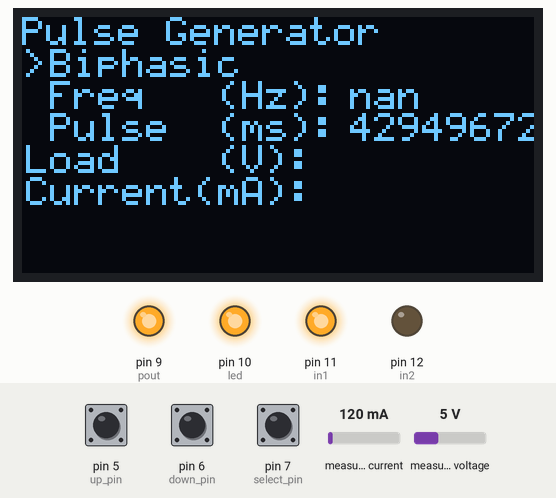
Recording of a sketch running on a simulated Arduino Uno, built with avr-gcc and run on an emulated ATmega328P. On the bench: 128×64 one-colour display, output pins drawn as LEDs (lit = HIGH). Dashed ring = blinking. Inputs (shaded band) come from the test bench; at power-on: pin 5 (up_pin) HIGH, pin 7 (select_pin) HIGH, pin 6 (down_pin) HIGH, measured voltage 5 V, measured current 120 mA. EEPROM starts erased; what the sketch prints to the serial monitor is not drawn.

Above: at 1.3 s.
1.4 s: pin 5 (up_pin) pulled LOW for 1 s
At 2.7 s:
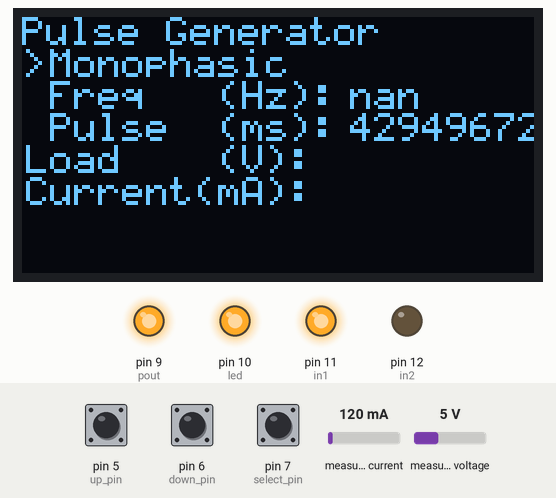
3.9 s: pin 7 (select_pin) pulled LOW for 3.2 s
At 7.2 s:
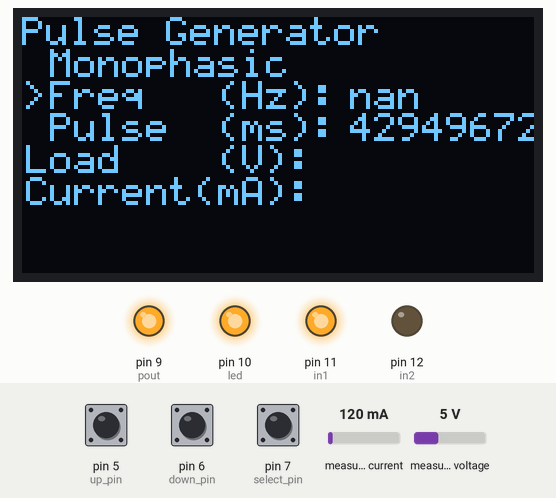
8.6 s: pin 5 (up_pin) driven LOW and pin 7 (select_pin) driven LOW
At 10.21 s:
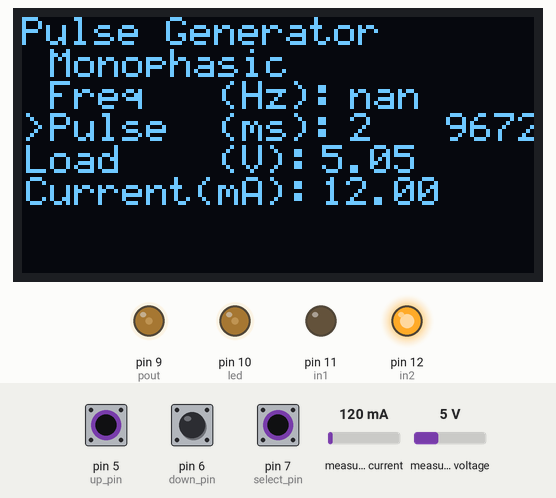
10.5 s: pin 6 (down_pin) pulled LOW for 3.2 s
At 10.72 s:
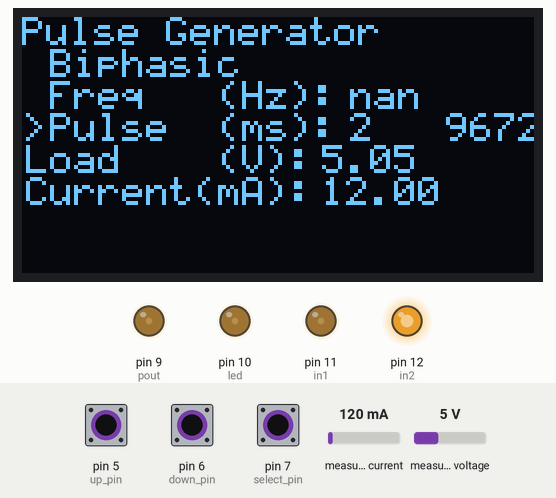
14.3 s: measured voltage set to 11.2 V
At 15.12 s:
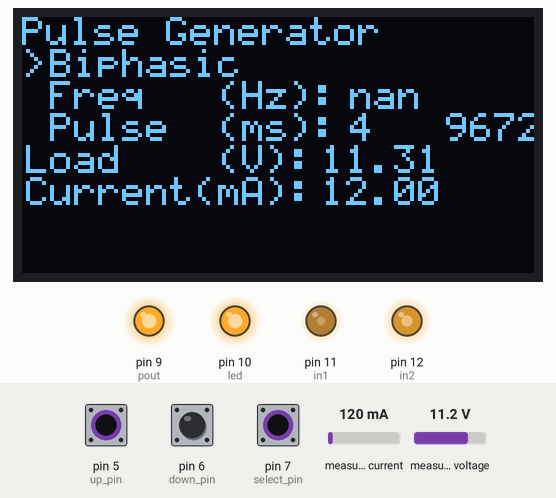
17.3 s: pin 5 (up_pin) driven HIGH
At 17.88 s:
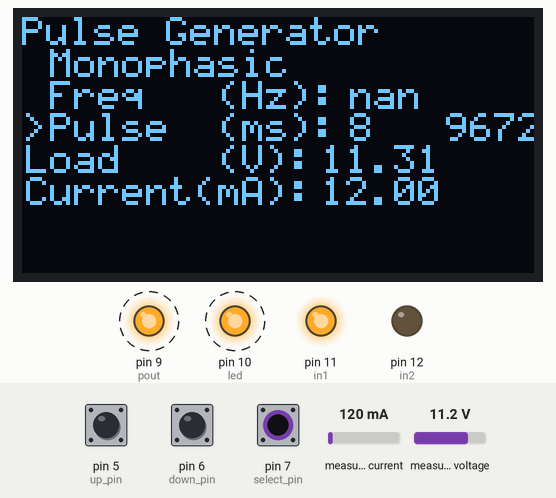
Timing chart, 0 to 19.9 s (numbered marks = the images above; inputs shaded):
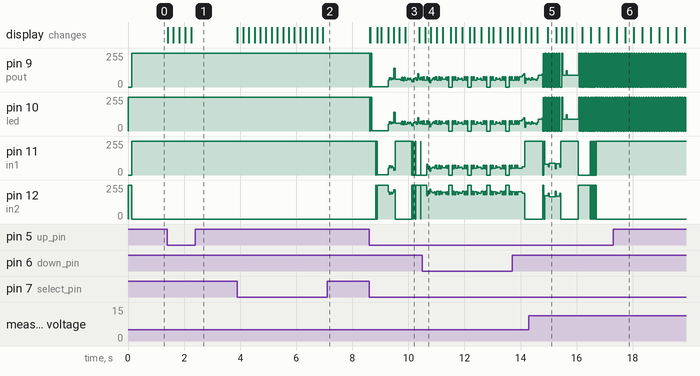

Measured:
- after the input at 1.4 s, the display: changes at once (image 1)
- after the input at 3.9 s, the display: changes at once (image 2)
- after the input at 8.6 s, the display: first changes at once (image 3 shows a later state)
- after the input at 17.3 s, pin 11 (in1): stops changing and stays 255/255; pin 12 (in2): stops changing and stays 0/255

The sketch:

ElectricalStimArduinoCode.ino
```cpp
#include "SSD1306Ascii.h"
#include "SSD1306AsciiAvrI2c.h"
#include "avr/wdt.h"  // watchdog
#include <Wire.h>
#include <Adafruit_INA219.h> // using 1 ohm instead of 0.1 ohm provided
#include <EEPROM.h>

//// Screen Setup *************//////////////
// 0X3C+SA0 - 0x3C or 0x3D
#define I2C_ADDRESS 0x3C
// Define proper RST_PIN if required.
#define RST_PIN -1
SSD1306AsciiAvrI2c oled;

// EEPROM Setup
#define phase_address 10
#define freq_address 20
#define pwidthms_address 30
unsigned long eedelay = 90000; // don't save until 90s has passed from last change
unsigned long eedelay_millis = 0;
bool eechange = false;

//button control setup//////////////////////////////
#define up_pin 5
#define down_pin 6
#define select_pin 7
//#define freq_pin 7
int select = 1; // 1=phase, 2=freq, 3=pulse

#define but_time_wait 200000.0
unsigned long but_start_wait = 0;

// Pulse setup/////////////////////////////////
unsigned long pwidthms = 10; //ms pulse width
float freq = 2;    //freq in Hz
bool biphasic = false;
unsigned long pulse_us;
unsigned long off_us;
unsigned long ontime = 0;
unsigned long offtime = 0;
bool pulse_on = false;
#define pout 9
#define led 10
// h bridge control
#define in1 11
#define in2 12
bool direct = true;

// INA219 /////////////////////////////////
Adafruit_INA219 ina219;
float busvoltage = 0;
float current_mA = 0;
#define volt_correct 1.01 // correction for resistor
int curCount = 0;
float curSum = 0;
unsigned long readWait = 800; // microsecs to wait after pulse on to read

void setup() {
  // Start Serial
  Serial.begin(115200); //115200
  Serial.println("start");
  wdt_enable(WDTO_500MS); // watchdog at 500 ms
  ina219.setCalibration_16V_400mA();
  if (! ina219.begin()) {
    Serial.println("Failed to find INA219 chip");
  }

  // Pull EEPROM Values
  EEPROM.get(phase_address, biphasic);
  EEPROM.get(freq_address, freq);
  EEPROM.get(pwidthms_address, pwidthms);

  Serial.println(biphasic);
  Serial.println(freq);
  Serial.println(pwidthms);

  //pulse setup//////////////////////////////////////////
  pulse_us = pwidthms * 1000;
  off_us = ((1.0 / freq) * 1000000) - pulse_us;
  pinMode(pout, OUTPUT); // pulse pin out
  pinMode(10, OUTPUT); // testing
  digitalWrite(10, HIGH);
  // h bridge
  pinMode(in1, OUTPUT);
  pinMode(in2, OUTPUT);
  digitalWrite(in1, LOW);
  digitalWrite(in2, HIGH);

  // Screen Setup/////////////////////////////////////////////
#if RST_PIN >= 0
  oled.begin(&Adafruit128x64, I2C_ADDRESS, RST_PIN);
#else // RST_PIN >= 0
  oled.begin(&Adafruit128x64, I2C_ADDRESS);
#endif // RST_PIN >= 0
  // Call oled.setI2cClock(frequency) to change from the default frequency.
  oled.setFont(System5x7);
  oled.clear();
  oled.println(F("Pulse Generator"));
  oled.setCursor(1, 1);
  oled.print(F(">"));
  oled.setCursor(7, 1);
  if (!biphasic) {
    oled.print(F("Monophasic"));
  }
  else {
    oled.print(F("Biphasic"));
  }
  oled.setCursor(7, 2);
  oled.print(F("Freq   (Hz): ")); // 75, 2 for Hz
  oled.setCursor(82, 2);
  oled.print(freq);
  oled.setCursor(7, 3);
  oled.print(F("Pulse  (ms): ")); //75, 3 for pulse
  oled.setCursor(82, 3);
  oled.print(pwidthms);
  oled.setCursor(1, 4);
  oled.print(F("Load    (V): ")); // 75, 4 for V
  oled.setCursor(1, 5);
  oled.print(F("Current(mA): ")); // 75, 5 for mA

  // button control/////////////////////////////////////
  pinMode(up_pin, INPUT_PULLUP);
  pinMode(down_pin, INPUT_PULLUP);
  pinMode(select_pin, INPUT_PULLUP);
  //pinMode(freq_pin, INPUT_PULLUP);
}

void loop() {
  wdt_reset();// watchdog reset

  microsOverflow();  // check for overflow of micros()

  pulse();  // control stim pulse, monitor with INA219 and screen updates

  buttonControl();  // listen for button inputs

  eepromSave(); //
}

void dirControl(bool dir) {
  if (dir) {
    //Serial.println("dir1");
    digitalWrite(in1, HIGH);
    digitalWrite(in2, LOW);
  }
  else {
    digitalWrite(in1, LOW);
    digitalWrite(in2, HIGH);
  }
}

void buttonControl() {
  if (micros() - but_start_wait > but_time_wait) { // check if done waiting
    // select
    if (digitalRead(select_pin) == LOW) {
      oled.setCursor(1, select);// clear old marker
      oled.print(F(" "));
      select = select + 1;
      if (select > 3) {
        select = 1;
      }
      // do screen change
      oled.setCursor(1, select);
      oled.print(F(">"));
      Serial.println(select);
      but_start_wait = micros();
    }
    //up
    if (digitalRead(up_pin) == LOW) { // check up pin
      eechange = true; // mark to update eeprom
      eedelay_millis = millis();

      if (select == 1) {
        if (!biphasic) {
          biphasic = true;
          oled.setCursor(7, 1);
          oled.print(F("Biphasic     "));
        }
        else {
          biphasic = false;
          oled.setCursor(7, 1);
          oled.print(F("Monophasic   "));
        }
        but_start_wait = micros();
      }
      else if (select == 2) {
        freq = freq + 0.1;
        freqUpdate();
      }
      else if (select == 3) {
        pwidthms++;
        pulseUpdate();
      }
    }
    //down
    if (digitalRead(down_pin) == LOW) { // check down pin
      eechange = true; // mark to update eeprom
      eedelay_millis = millis();

      if (select == 1) {
        // do phase setting change
        if (!biphasic) {
          biphasic = true;
          oled.setCursor(7, 1);
          oled.print(F("Biphasic     "));
        }
        else {
          biphasic = false;
          oled.setCursor(7, 1);
          oled.print(F("Monophasic   "));
        }
        but_start_wait = micros();
      }
      else if (select == 2) {
        freq = freq - 0.1;
        freqUpdate();
      }
      else if (select == 3) {
        pwidthms--;
        pulseUpdate();
      }
    }
  }
}

void pulse() {
  if (pulse_on) {
    if (direct) {   /// measure and keep track of avg volt and current for each pulse
      if (micros() - ontime >= readWait) {
        busvoltage = (ina219.getBusVoltage_V() * volt_correct);
        current_mA = ina219.getCurrent_mA() / 10.0; // 1/10 for 1 ohm shunt
        curSum = curSum + current_mA;
        curCount++;
      }
    }
    if (!biphasic && micros() - ontime >= pulse_us) {
      digitalWrite(pout, LOW);
      digitalWrite(led, LOW);
      offtime = micros();
      pulse_on = false;
      oled.setCursor(75, 4);
      oled.print(busvoltage);
      oled.print(F("   "));
      oled.setCursor(75, 5);
      oled.print(curSum / curCount);
      oled.print(F("   "));
      curSum = 0;
      curCount = 0;
    }
    else if (biphasic && micros() - ontime >= pulse_us && direct) { // change direction after 1 pulse width
      direct = false;
      dirControl(direct);
      offtime = micros();
    }
    else if (biphasic && micros() - ontime >= (pulse_us * 2)) {
      digitalWrite(pout, LOW);
      digitalWrite(led, LOW);
      pulse_on = false;
      oled.setCursor(75, 4);
      oled.print(busvoltage);
      oled.print(F("   "));
      oled.setCursor(75, 5);
      oled.print(curSum / curCount);
      oled.print(F("   "));
      curSum = 0;
      curCount = 0;
    }
  }
  else if (!pulse_on) {
    if (micros() - offtime >= off_us) {
      direct = true;
      dirControl(direct);
      digitalWrite(pout, HIGH);
      digitalWrite(led, HIGH);
      pulse_on = true;
      ontime = micros();
    }
  }
}

void microsOverflow() {
  if (micros() < ontime) {
    ontime = 0;
    offtime = 0;
    but_start_wait = 0;
    Serial.println("micros");
  }
}

void freqUpdate() {
  off_us = ((1.0 / freq) * 1000000) - pulse_us;
  oled.setCursor(82, 2);
  oled.print(freq);
  oled.print(F("   "));
  but_start_wait = micros();
}

void pulseUpdate() {
  pulse_us = pwidthms * 1000; // recalculate
  off_us = ((1.0 / freq) * 1000000) - pulse_us;
  oled.setCursor(82, 3);
  oled.print(pwidthms);
  oled.print(F("   "));
  but_start_wait = micros();
}

void eepromSave() {
  if (eechange && (millis() - eedelay > eedelay_millis)) {
    eechange = false;
    //    Serial.println("saving");
    //    Serial.println(biphasic);
    //    Serial.println(freq);
    //    Serial.println(pwidthms);
    EEPROM.put(phase_address, biphasic);
    EEPROM.put(freq_address, freq);
    EEPROM.put(pwidthms_address, pwidthms);
  }
}
```
